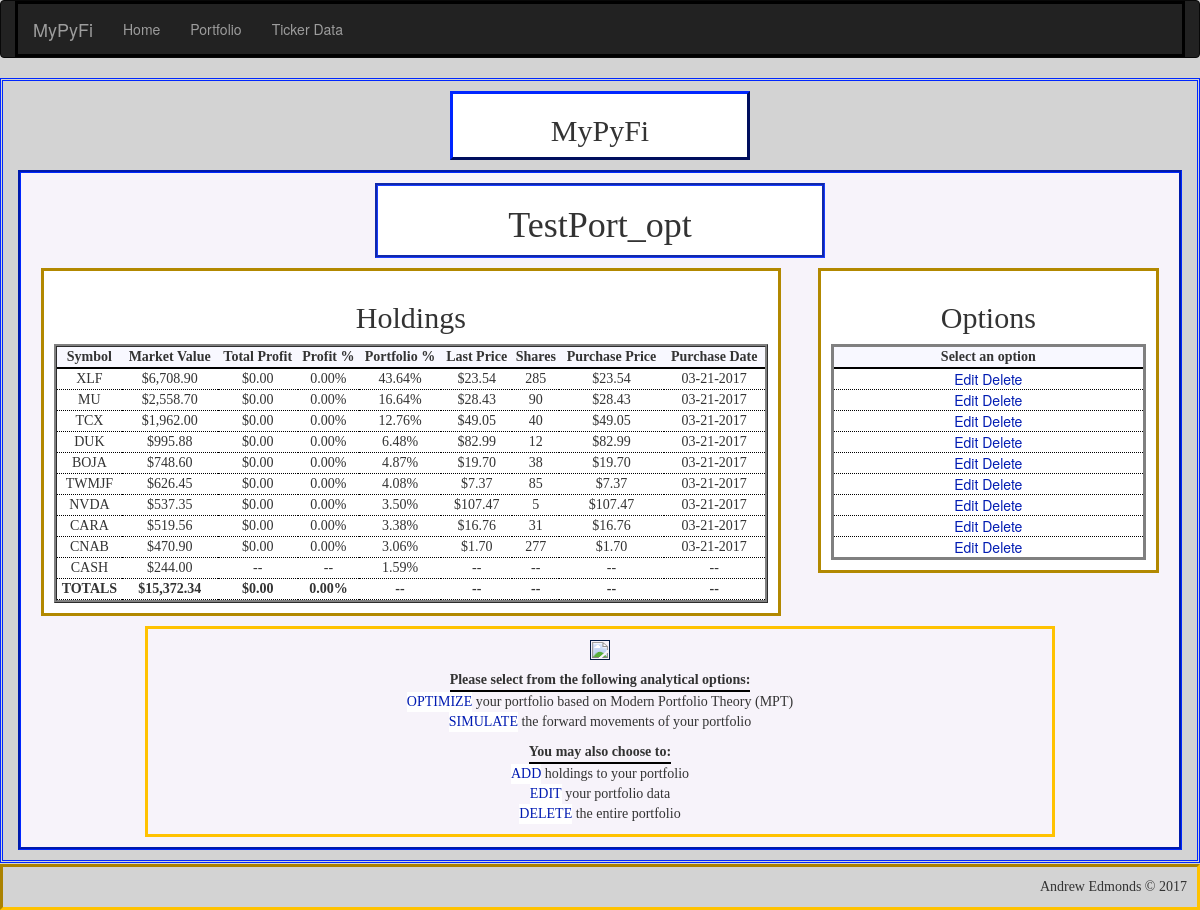
The page /portfolio/TestPort_opt on the database its author committed.
### app/models.py (models this page shows, shortened)
class Portfolio(db.Model):
    __tablename__ = 'portfolios'
    id = db.Column(db.Integer, primary_key=True, autoincrement=True)
    name = db.Column(db.String(25), unique=True)    # name of portfolio
    cash = db.Column(db.Float)                      # cash holdings within portfolio
    market_value = db.Column(db.Float)              # market value of all holdings + cash
    total_profit = db.Column(db.Float)              # total profits of all holdings
    invested = db.Column(db.Float)                  # total amount invested into holdings - excludes cash holding
    profit_percent = db.Column(db.Float)            # percent return on current amount invested - excludes cash holding
    num_holdings = db.Column(db.Integer)            # total number of holdings in portfolio - excludes cash holding
    holdings = db.relationship('Holding', backref='portfolio', lazy='dynamic')

class Holding(db.Model):
    __tablename__ = 'holdings'
    id = db.Column(db.Integer, primary_key=True, autoincrement=True)
    symbol = db.Column(db.String(6))            # stock symbol
    shares = db.Column(db.Integer)              # number of shares held
    market_value = db.Column(db.Float)          # market value of holding
    purch_date = db.Column(db.Date)             # date holding was purchased
    purch_price = db.Column(db.Float)           # share price on purchase date
    last_price = db.Column(db.Float)            # most recent price from pandas_dataframe module
    total_profit = db.Column(db.Float)          # total profits of holding ($)
    profit_percent = db.Column(db.Float)        # percent profit based on initial amount invested
    portfolio_percent = db.Column(db.Float)     # percent holding makes up of overall portfolio
    last_updated = db.Column(db.String)         # date holding's last_price attribute was updated
    portfolio_id = db.Column(db.Integer, db.ForeignKey('portfolios.id'))

### app/main/views.py (the view)
@main.route('/portfolio/<name>', methods=['GET', 'POST'])
def portfolio(name):
    portfolio = Portfolio.query.filter_by(name=name).first()
    if portfolio is None:
        abort(404)
    else:
        session['portfolio'] = str(portfolio.name)
    holding_data = portfolio.holdings.order_by(Holding.portfolio_percent.desc()).all()
    PortfolioPlot(portfolio)
    return render_template('portfolio/portfolio.html', name=name, holding_data=holding_data, cash=portfolio.cash)

### app/templates/portfolio/portfolio.html (shortened to what this page needs)
{% extends "base-detailed.html" %}
{% import "bootstrap/wtf.html" as wtf %}
{% block page_title %}
<h2>
    <center>MyPyFi</center>
</h2>
{% endblock %}
{% block main_title %}
<h1>{{ name }}</h1>
{% endblock %}
{% block main_focus %}
{% if not holding_data|count > 0 %}
<h1>
    <center>No Holdings Found!</center>
</h1>
<p>
<center>There are no holdings saved in the portfolio {{ name }}</center></p>
{% else %}
<h2>
    <center>Holdings</center>
</h2>
<table style="width:100%" id="portfolio_table">
    <tr>
        <th>
            <center>Symbol</center>
        </th>
        <th>
            <center>Market Value</center>
        </th>
        <th>
            <center>Total Profit</center>
        </th>
        <th>
            <center>Profit %</center>
        </th>
        <th>
            <center>Portfolio %</center>
        </th>
        <th>
            <center>Last Price</center>
        </th>
        <th>
            <center>Shares</center>
        </th>
        <th>
            <center>Purchase Price</center>
        </th>
        <th>
            <center>Purchase Date</center>
        </th>
    </tr>
    {% for holding in holding_data %}
    <tr>
        <td>
            <center>{{ holding["symbol"] | upper }}</center>
        </td>
        <td>
            <center>{{ "${:,.2f}".format(holding["last_price"]*holding["shares"]) }}</center>
        </td>
        <td>
            <center>{{ "${:,.2f}".format(holding["total_profit"]) }}</center>
        </td>
        <td>
            <center>{{ "{0:.2f}%".format(holding["profit_percent"]*100) }}</center>
        </td>
        <td>
            <center>{{ "{0:.2f}%".format(holding["portfolio_percent"]*100) }}</center>
        </td>
        <td>
            <center>{{ "${:,.2f}".format(holding["last_price"]) }}</center>
        </td>
        <td>
            <center>{{ holding["shares"] }}</center>
        </td>
        <td>
            <center>{{ "${:,.2f}".format(holding["purch_price"]) }}</center>
        </td>
        <td>
            <center>{{ "{:%m-%d-%Y}".format(holding["purch_date"]) }}</center>
        </td>
    </tr>
    {% endfor %}
    <tr id="cash_row">
        <td>
            <center>CASH</center>
        </td>
        <td>
            <center>{{ "${:,.2f}".format(cash) }}</center>
        </td>
        <td>
            <center>--</center>
        </td>
        <td>
            <center>--
            </center>
        </td>
        <td>
            <center>{{
                "{0:.2f}%".format(100*cash/(holding_data|sum(attribute="market_value")+cash))
                }}
            </center>
        </td>
        <td>
            <center>--
            </center>
        </td>
        <td>
            <center>--
            </center>
        </td>
        <td>
            <center>--
            </center>
        </td>
        <td>
            <center>--
            </center>
        </td>
    </tr>
    <tr id="focus_total_row">
        <td>
            <center>TOTALS</center>
        </td>
        <td>
            <center>{{ "${:,.2f}".format(cash + holding_data|sum(attribute="market_value")) }}</center>
        </td>
        <td>
            <center>{{ "${:,.2f}".format(holding_data|sum(attribute="total_profit")) }}</center>
        </td>
        <td>
            <center>{{
                "{0:.2f}%".format(100*holding_data|sum(attribute="total_profit")/holding_data|sum(attribute="market_value"))
                }}
            </center>
        </td>
        <td>
            <center>--
            </center>
        </td>
        <td>
            <center>--
            </center>
        </td>
        <td>
            <center>--
            </center>
        </td>
        <td>
            <center>--
            </center>
        </td>
        <td>
            <center>--
            </center>
        </td>
    </tr>
</table>
{% endif %}
{% endblock %}
{% block main_options %}
{% if not holding_data|count > 0 %}
<h1>
    <center>No Holdings Found!</center>
</h1>
<p>
<center>There are no holdings saved in the portfolio {{ name }}</center></p>
{% else %}
<h2>
    <center>Options</center>
</h2>
<table style="width:100%" id="options_table">
    <tr>
        <th>
            <center>Select an option</center>
        </th>
    </tr>
    {% for holding in holding_data %}
    <tr>
        <td>
            <a class="button"
               href="{{ url_for('main.holding_edit', name=name, symbol=holding['symbol'], holding_id = holding['id'])}}">Edit</a>
            <a class="button"
               href="{{ url_for('main.holding_delete_ask', name=name, symbol=holding['symbol'], holding_id = holding['id'])}}">Delete</a>
        </td>
    </tr>
    {% endfor %}
</table>
{% endif %}
{% endblock %}
{% block verbage %}
<img src="{{ url_for('static',filename='portfolio_plot.png') }}">
<table style="width:100%" id="verbage_action_table">
    <tr>
        <th>
            <center>Please select from the following analytical options:</center>
        </th>
    </tr>
    <tr>
        <td>
            <a class="button" href="{{ url_for('main.portfolio_optimal_ask', name=name) }}">OPTIMIZE</a>
            your portfolio based on Modern Portfolio Theory (MPT)
        </td>
    </tr>
    <tr>
        <td>
            <a class="button" href="{{ url_for('main.portfolio_simulate_ask', name=name) }}">SIMULATE</a>
            the forward movements of your portfolio
        </td>
    </tr>
</table>
<table style="width:100%" id="verbage_edit_table">
    <tr>
        <th>
            <center>You may also choose to:</center>
        </th>
    </tr>
    <tr>
        <td>
            <a class="button" href="{{ url_for('main.holding_add', name=name) }}">ADD</a>
            holdings to your portfolio
        </td>
    </tr>
    <tr>
        <td>
            <a class="button" href="{{ url_for('main.portfolio_edit', name=name) }}">EDIT</a>
            your portfolio data
        </td>
    </tr>
    <tr>
        <td>
            <a class="button" href="{{ url_for('main.portfolio_delete_ask', name=name) }}">DELETE</a> the entire
            portfolio
        </td>
    </tr>
</table>
{% endblock %}

### app/static/css/style_main.css (style rules this page uses)
body { background-color: lightgray; }
#main h2 { font-family: "Palatino Linotype"; }
#main th { font-family: "Bitstream Vera Sans Mono"; border-bottom: 2pt solid black; }
#portfolio_table { border-collapse: separate; border-style: ridge; background-color: #F4F1F7; }
#main-focus th { background-color: ghostwhite; }
#main-focus td { font-family: "Felix Titling"; border-bottom: 1pt dotted black; background-color: white; }
#focus_total_row { font-weight: bold; }
#options_table { text-align: center; border-style: solid; background-color: #F4F1F7; }
#main-options th { background-color: ghostwhite; }
#main-options td { font-family: Verdana, "Helvetica Neue", Arial, Helvetica, Geneva, sans-serif; border-bottom: 1pt dotted black; background-color: white; }
#verbage th { display: inline-block; }
.button { background-color: white; color: #001BB2; border: thin; text-align: center; text-decoration: none; display: inline-block; cursor: pointer; }
img { padding:1px; border:1px solid #021a40; }

### rows shown on the page
Portfolio: name "TestPort_opt", cash "$244.00"
Holding: symbol "XLF", holding['last_price']*holding['shares'] "$6,708.90", total_profit "$0.00", holding['profit_percent']*100 "0.00%", holding['portfolio_percent']*100 "43.64%", last_price "$23.54", shares "285", purch_price "$23.54", purch_date "03-21-2017"
Holding: symbol "MU", holding['last_price']*holding['shares'] "$2,558.70", total_profit "$0.00", holding['profit_percent']*100 "0.00%", holding['portfolio_percent']*100 "16.64%", last_price "$28.43", shares "90", purch_price "$28.43", purch_date "03-21-2017"
Holding: symbol "TCX", holding['last_price']*holding['shares'] "$1,962.00", total_profit "$0.00", holding['profit_percent']*100 "0.00%", holding['portfolio_percent']*100 "12.76%", last_price "$49.05", shares "40", purch_price "$49.05", purch_date "03-21-2017"
Holding: symbol "DUK", holding['last_price']*holding['shares'] "$995.88", total_profit "$0.00", holding['profit_percent']*100 "0.00%", holding['portfolio_percent']*100 "6.48%", last_price "$82.99", shares "12", purch_price "$82.99", purch_date "03-21-2017"
Holding: symbol "BOJA", holding['last_price']*holding['shares'] "$748.60", total_profit "$0.00", holding['profit_percent']*100 "0.00%", holding['portfolio_percent']*100 "4.87%", last_price "$19.70", shares "38", purch_price "$19.70", purch_date "03-21-2017"
Holding: symbol "TWMJF", holding['last_price']*holding['shares'] "$626.45", total_profit "$0.00", holding['profit_percent']*100 "0.00%", holding['portfolio_percent']*100 "4.08%", last_price "$7.37", shares "85", purch_price "$7.37", purch_date "03-21-2017"
Holding: symbol "NVDA", holding['last_price']*holding['shares'] "$537.35", total_profit "$0.00", holding['profit_percent']*100 "0.00%", holding['portfolio_percent']*100 "3.50%", last_price "$107.47", shares "5", purch_price "$107.47", purch_date "03-21-2017"
Holding: symbol "CARA", holding['last_price']*holding['shares'] "$519.56", total_profit "$0.00", holding['profit_percent']*100 "0.00%", holding['portfolio_percent']*100 "3.38%", last_price "$16.76", shares "31", purch_price "$16.76", purch_date "03-21-2017"
Holding: symbol "CNAB", holding['last_price']*holding['shares'] "$470.90", total_profit "$0.00", holding['profit_percent']*100 "0.00%", holding['portfolio_percent']*100 "3.06%", last_price "$1.70", shares "277", purch_price "$1.70", purch_date "03-21-2017"

### other values the page prints
{{ "${:,.2f}".format(cash + holding_data|sum(attribute="market_value")) }} "$15,372.34"
{{ "${:,.2f}".format(holding_data|sum(attribute="total_profit")) }} "$0.00"
